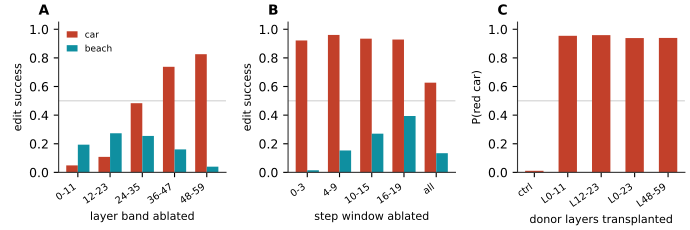

Python code for this plot:
import json, os, matplotlib
from pathlib import Path
matplotlib.use("Agg")
matplotlib.rcParams["pdf.fonttype"] = 42
matplotlib.rcParams["ps.fonttype"] = 42
import matplotlib.pyplot as plt
import numpy as np

ROOT = Path(os.environ.get(
    "IMAGE_EDIT_LENS_ROOT",
    Path(__file__).resolve().parents[3] / "image-edit-lens",
))
OUT_DIR = Path(__file__).resolve().parent
RED = "#C2402A"
TEAL = "#0F8FA0"

plt.rcParams.update({
    "font.size": 9,
    "axes.spines.top": False,
    "axes.spines.right": False,
    "axes.edgecolor": "#333333",
})

a3 = json.load(open(ROOT / "runs" / "a3_summary.json"))["results"]
a4 = json.load(open(ROOT / "runs" / "a4_summary.json"))["results"]

def get(scan, case, cond):
    for r in a3:
        if r["scan"] == scan and r["case"] == case and r["condition"] == cond:
            return r["edit_success"]
    raise KeyError((scan, case, cond))

layer_bands = ["L0_11", "L12_23", "L24_35", "L36_47", "L48_59"]
layer_labels = ["0-11", "12-23", "24-35", "36-47", "48-59"]
car_layer = [get("layerwindow", "car_red", c) for c in layer_bands]
beach_layer = [get("layerwindow", "beach_background", c) for c in layer_bands]

step_conds = ["steps_0_3", "steps_4_9", "steps_10_15", "steps_16_19", "steps_0_19"]
step_labels = ["0-3", "4-9", "10-15", "16-19", "all"]
car_step = [get("stepwindow", "car_red", c) for c in step_conds]
beach_step = [get("stepwindow", "beach_background", c) for c in step_conds]

swap_conds = ["control_no_swap", "swap_L0_11", "swap_L12_23", "swap_L0_23", "swap_L48_59"]
swap_labels = ["ctrl", "L0-11", "L12-23", "L0-23", "L48-59"]
swap_vals = []
for r in a4:
    if r["condition"] in swap_conds:
        swap_vals.append((r["condition"], r["scores"]["a red car"]))
swap_vals = [dict(swap_vals)[c] for c in swap_conds]

fig, axes = plt.subplots(1, 3, figsize=(6.9, 2.3), constrained_layout=True)

def grouped_bars(ax, labels, v1, v2, ylabel, xlab):
    x = np.arange(len(labels))
    w = 0.36
    ax.bar(x - w/2, v1, width=w, color=RED, label="car")
    ax.bar(x + w/2, v2, width=w, color=TEAL, label="beach")
    ax.set_xticks(x)
    ax.set_xticklabels(labels, fontsize=7, rotation=35, ha="right")
    ax.set_ylim(0, 1.05)
    ax.axhline(0.5, color="#CCCCCC", linewidth=0.7, zorder=0)
    ax.set_ylabel(ylabel, fontsize=8)
    ax.set_xlabel(xlab, fontsize=8)
    ax.set_axisbelow(True)

grouped_bars(axes[0], layer_labels, car_layer, beach_layer, "edit success", "layer band ablated")
axes[0].legend(loc="upper left", fontsize=6.5, frameon=False, handlelength=1.2)

grouped_bars(axes[1], step_labels, car_step, beach_step, "edit success", "step window ablated")

x = np.arange(len(swap_labels))
axes[2].bar(x, swap_vals, width=0.55, color=RED)
axes[2].set_xticks(x)
axes[2].set_xticklabels(swap_labels, fontsize=7, rotation=35, ha="right")
axes[2].set_ylim(0, 1.05)
axes[2].axhline(0.5, color="#CCCCCC", linewidth=0.7, zorder=0)
axes[2].set_ylabel("P(red car)", fontsize=8)
axes[2].set_xlabel("donor layers transplanted", fontsize=8)
axes[2].set_axisbelow(True)

for ax, letter in zip(axes, "ABC"):
    ax.text(-0.12, 1.05, letter, transform=ax.transAxes, fontsize=10, fontweight="bold")

fig.savefig(OUT_DIR / "fig6_causality.pdf")
fig.savefig(OUT_DIR / "fig6_causality.png", dpi=200)
print("saved fig6")
